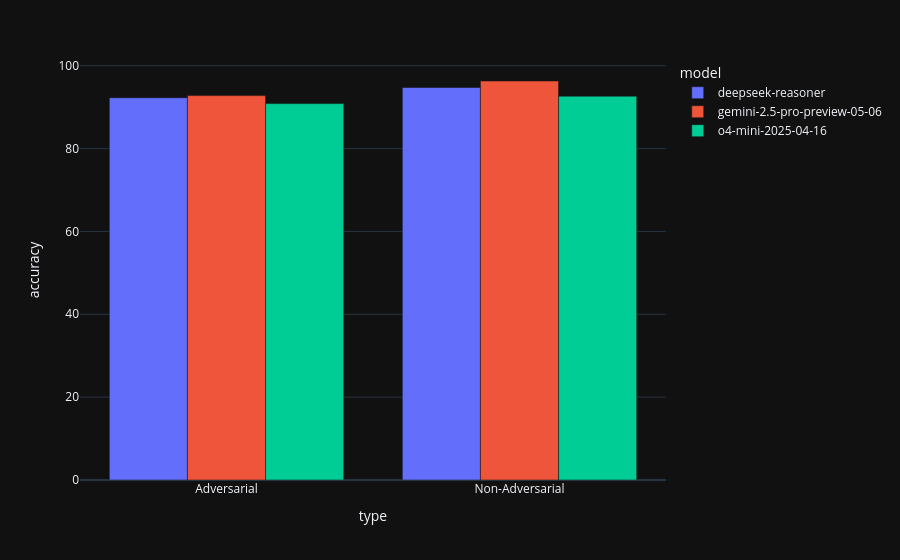

Notebook code for this chart:
### Markdown cell above
##### How does the accuracy of o4-mini, Gemini 2.5 Pro, and DeepSeek-R1 differ on adversarial and non-adversarial questions?

### Code cell
type_model_accuracy = (
    agg_df.groupby(['type', 'model'])['accuracy']
    .mean()
    .mul(100)
    .astype(float)
    .reset_index(name='accuracy')
    .round(2)
)

fig = px.bar(
    type_model_accuracy,
    x='type',
    y='accuracy',
    color='model',
    barmode='group',
)

fig.show()

### Figure 1 — Plotly figure (JSON) as saved in the notebook; plotly's stock layout.template omitted (floating-point values rounded to 4 significant figures)
{"data": [{"alignmentgroup": "True", "hovertemplate": "model=deepseek-reasoner<br>type=%{x}<br>accuracy=%{y}<extra></extra>", "legendgroup": "deepseek-reasoner", "marker": {"color": "#636efa", "pattern": {"shape": ""}}, "name": "deepseek-reasoner", "offsetgroup": "deepseek-reasoner", "orientation": "v", "showlegend": true, "textposition": "auto", "type": "bar", "x": ["Adversarial", "Non-Adversarial"], "xaxis": "x", "y": [92.26, 94.74], "yaxis": "y"}, {"alignmentgroup": "True", "hovertemplate": "model=gemini-2.5-pro-preview-05-06<br>type=%{x}<br>accuracy=%{y}<extra></extra>", "legendgroup": "gemini-2.5-pro-preview-05-06", "marker": {"color": "#EF553B", "pattern": {"shape": ""}}, "name": "gemini-2.5-pro-preview-05-06", "offsetgroup": "gemini-2.5-pro-preview-05-06", "orientation": "v", "showlegend": true, "textposition": "auto", "type": "bar", "x": ["Adversarial", "Non-Adversarial"], "xaxis": "x", "y": [92.78, 96.31], "yaxis": "y"}, {"alignmentgroup": "True", "hovertemplate": "model=o4-mini-2025-04-16<br>type=%{x}<br>accuracy=%{y}<extra></extra>", "legendgroup": "o4-mini-2025-04-16", "marker": {"color": "#00cc96", "pattern": {"shape": ""}}, "name": "o4-mini-2025-04-16", "offsetgroup": "o4-mini-2025-04-16", "orientation": "v", "showlegend": true, "textposition": "auto", "type": "bar", "x": ["Adversarial", "Non-Adversarial"], "xaxis": "x", "y": [90.85, 92.64], "yaxis": "y"}], "layout": {"barmode": "group", "legend": {"title": {"text": "model"}, "tracegroupgap": 0}, "margin": {"t": 60}, "xaxis": {"anchor": "y", "domain": [0, 1], "title": {"text": "type"}}, "yaxis": {"anchor": "x", "domain": [0, 1], "title": {"text": "accuracy"}}}}
